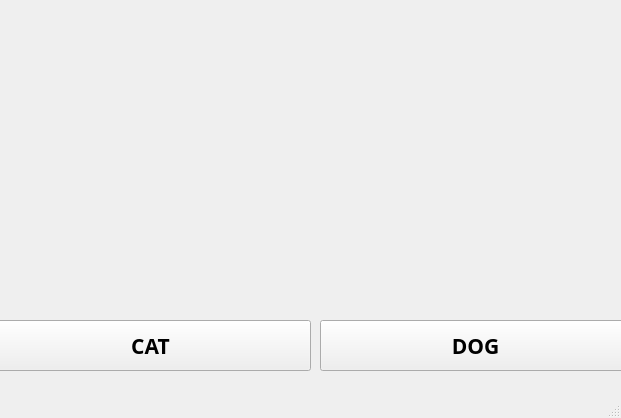
<?xml version="1.0" encoding="UTF-8"?>
<ui version="4.0">
 <class>MainWindow</class>
 <widget class="QMainWindow" name="MainWindow">
  <property name="geometry">
   <rect>
    <x>0</x>
    <y>0</y>
    <width>621</width>
    <height>418</height>
   </rect>
  </property>
  <property name="windowTitle">
   <string>MainWindow</string>
  </property>
  <widget class="QWidget" name="centralwidget">
   <widget class="QLabel" name="label">
    <property name="geometry">
     <rect>
      <x>0</x>
      <y>0</y>
      <width>621</width>
      <height>321</height>
     </rect>
    </property>
    <property name="text">
     <string/>
    </property>
    <property name="pixmap">
     <pixmap>../../../cat.jpg</pixmap>
    </property>
   </widget>
   <widget class="QPushButton" name="pushButton">
    <property name="geometry">
     <rect>
      <x>-10</x>
      <y>320</y>
      <width>321</width>
      <height>51</height>
     </rect>
    </property>
    <property name="font">
     <font>
      <family>Ubuntu Condensed</family>
      <pointsize>16</pointsize>
      <weight>75</weight>
      <bold>true</bold>
      <underline>false</underline>
      <strikeout>false</strikeout>
     </font>
    </property>
    <property name="acceptDrops">
     <bool>false</bool>
    </property>
    <property name="text">
     <string>CAT</string>
    </property>
   </widget>
   <widget class="QPushButton" name="pushButton_2">
    <property name="geometry">
     <rect>
      <x>320</x>
      <y>320</y>
      <width>311</width>
      <height>51</height>
     </rect>
    </property>
    <property name="font">
     <font>
      <family>Ubuntu Condensed</family>
      <pointsize>16</pointsize>
      <weight>75</weight>
      <bold>true</bold>
     </font>
    </property>
    <property name="text">
     <string>DOG</string>
    </property>
   </widget>
  </widget>
  <widget class="QMenuBar" name="menubar">
   <property name="geometry">
    <rect>
     <x>0</x>
     <y>0</y>
     <width>621</width>
     <height>22</height>
    </rect>
   </property>
  </widget>
  <widget class="QStatusBar" name="statusbar"/>
 </widget>
 <resources/>
 <connections/>
</ui>
